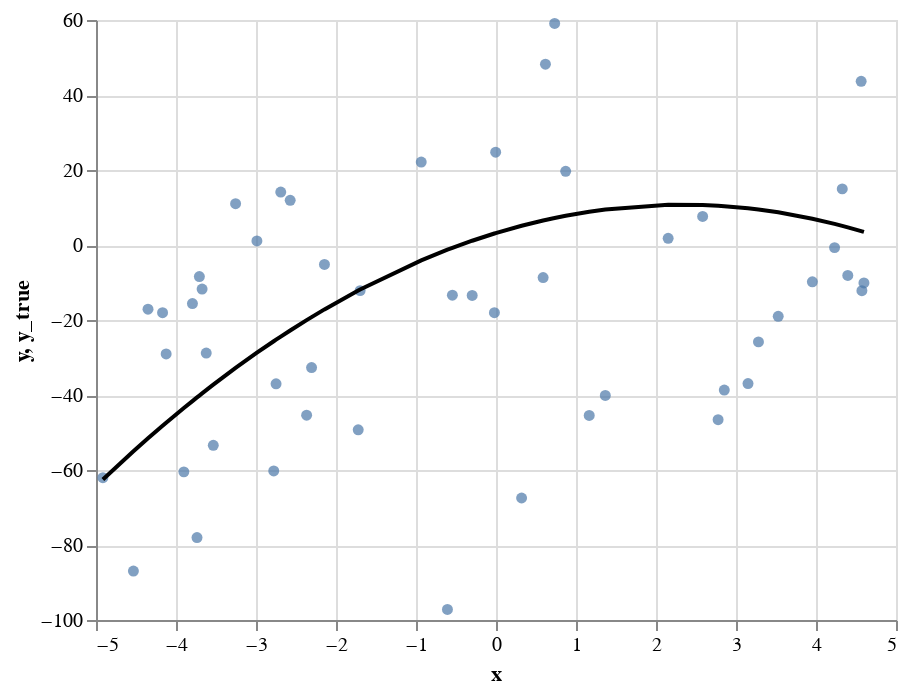

The cell this chart's notebook holds for it:
### Code cell
chart_data + chart_true

### Figure 1 — Vega-Lite specification as saved in the notebook (floating-point values rounded to 4 significant figures)
{"config": {"view": {"continuousWidth": 400, "continuousHeight": 300}}, "layer": [{"mark": "circle", "encoding": {"x": {"type": "quantitative", "field": "x"}, "y": {"type": "quantitative", "field": "y"}}}, {"mark": "line", "encoding": {"color": {"value": "black"}, "x": {"type": "quantitative", "field": "x"}, "y": {"type": "quantitative", "field": "y_true"}}}], "data": {"name": "data-d9201e463a66d583d0f09f013f8c5b29"}, "$schema": "https://vega.github.io/schema/vega-lite/v4.8.1.json", "datasets": {"data-d9201e463a66d583d0f09f013f8c5b29": [{"x": -3.622, "y_true": -38.71, "y": -28.82}, {"x": -0.2978, "y_true": 1.14, "y": -13.46}, {"x": -2.778, "y_true": -25.66, "y": -60.25}, {"x": 0.5889, "y_true": 6.543, "y": -8.684}, {"x": -1.722, "y_true": -12.15, "y": -49.29}, {"x": -0.004124, "y_true": 3.173, "y": 24.76}, {"x": 0.7332, "y_true": 7.213, "y": 59.07}, {"x": 4.232, "y_true": 5.634, "y": -0.6974}, {"x": -3.534, "y_true": -37.25, "y": -53.41}, {"x": -3.708, "y_true": -40.15, "y": -8.415}, {"x": -3.255, "y_true": -32.79, "y": 11.02}, {"x": -3.674, "y_true": -39.58, "y": -11.75}, {"x": -4.532, "y_true": -55.02, "y": -86.94}, {"x": -0.9346, "y_true": -4.098, "y": 22.13}, {"x": 4.574, "y_true": 3.642, "y": -12.17}, {"x": 4.565, "y_true": 3.7, "y": 43.65}, {"x": 2.776, "y_true": 10.46, "y": -46.58}, {"x": -3.795, "y_true": -41.62, "y": -15.63}, {"x": -2.144, "y_true": -17.17, "y": -5.191}, {"x": 2.583, "y_true": 10.65, "y": 7.627}, {"x": 3.15, "y_true": 9.783, "y": -36.95}, {"x": -3.737, "y_true": -40.65, "y": -78.01}, {"x": -0.02001, "y_true": 3.069, "y": -18.05}, {"x": 4.599, "y_true": 3.481, "y": -10.11}, {"x": 2.152, "y_true": 10.7, "y": 1.773}, {"x": -2.305, "y_true": -19.22, "y": -32.67}, {"x": -0.6071, "y_true": -1.262, "y": -97.18}, {"x": -4.168, "y_true": -48.21, "y": -18.05}, {"x": 3.528, "y_true": 8.707, "y": -19.01}, {"x": 4.328, "y_true": 5.106, "y": 14.96}, {"x": 3.954, "y_true": 7.011, "y": -9.808}, {"x": -4.35, "y_true": -51.56, "y": -17.12}, {"x": 1.366, "y_true": 9.468, "y": -40.12}, {"x": -3.902, "y_true": -43.48, "y": -60.5}, {"x": 3.281, "y_true": 9.456, "y": -25.84}, {"x": 2.853, "y_true": 10.35, "y": -38.69}, {"x": -2.367, "y_true": -20.03, "y": -45.37}, {"x": 4.397, "y_true": 4.711, "y": -8.132}, {"x": -1.699, "y_true": -11.88, "y": -12.16}, {"x": -4.123, "y_true": -47.4, "y": -29.07}, {"x": -2.989, "y_true": -28.73, "y": 1.071}, {"x": 0.8711, "y_true": 7.8, "y": 19.65}, {"x": -2.691, "y_true": -24.42, "y": 14.12}, {"x": 0.618, "y_true": 6.682, "y": 48.2}, {"x": -4.914, "y_true": -62.55, "y": -62.06}, {"x": -2.573, "y_true": -22.79, "y": 11.93}, {"x": 1.165, "y_true": 8.873, "y": -45.45}, {"x": -2.749, "y_true": -25.25, "y": -37.01}, {"x": 0.32, "y_true": 5.137, "y": -67.47}, {"x": -0.5451, "y_true": -0.7594, "y": -13.38}]}}
